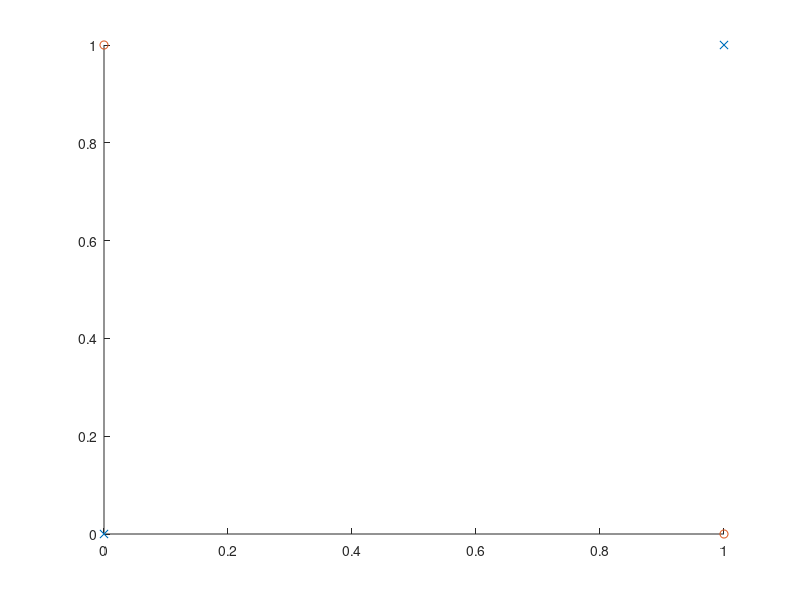

MATLAB code for this plot: (Note: this script raises an error after producing the figure.)
clear, close all;

number_iterations = 1000;
number_of_perceptrons = 4;
max_number_of_inputs =3;

initial_weights = rand(1, max_number_of_inputs);
w = repmat(initial_weights, number_of_perceptrons, 1);

bias =1;

class = ['x','o'];
c =[0 1 1 0];

figure, hold on
plot([1 0], [1 0],'x')
plot([0 1], [1 0],'o')

for i=1: number_iterations
    
    x =generate_input(bias);
    
    % AND
    [so1, w(1,:)] = perceptron(x,w(1,:),@AND_function,@hardlims);
    
    % OR
    [so2, w(2,:)] = perceptron(x,w(2,:),@OR_function,@hardlims);
    
    % NOT(AND)
    [so3, w(3,2:end)] = perceptron([bias,so1],w(3,2:end),@NOT_function,@hardlims);
    
    % AND(NOT,OR)
    [so4, w(4,:)] = perceptron([bias,so2, so3],w(4,:),@AND_function,@hardlims);
    
end

xx = linspace(-0.5,1.5,100);

slope_or = -(w(1,3)/w(1,2))
intercept_or = -w(1,1)/w(1,2)
y_or = (slope_or * xx) + intercept_or 

slope_and = -(w(2,3)/w(2,2))
intercept_and = -w(2,1)/w(2,2)
y_and = (slope_and * xx) + intercept_and

plot(xx, y_or);hold on
plot(xx, y_and);

hold off

title(XOR)



    








